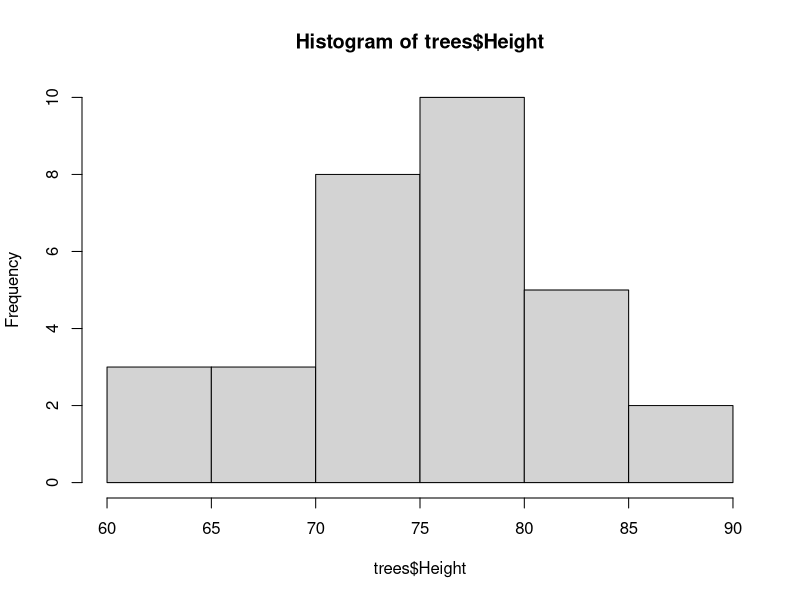
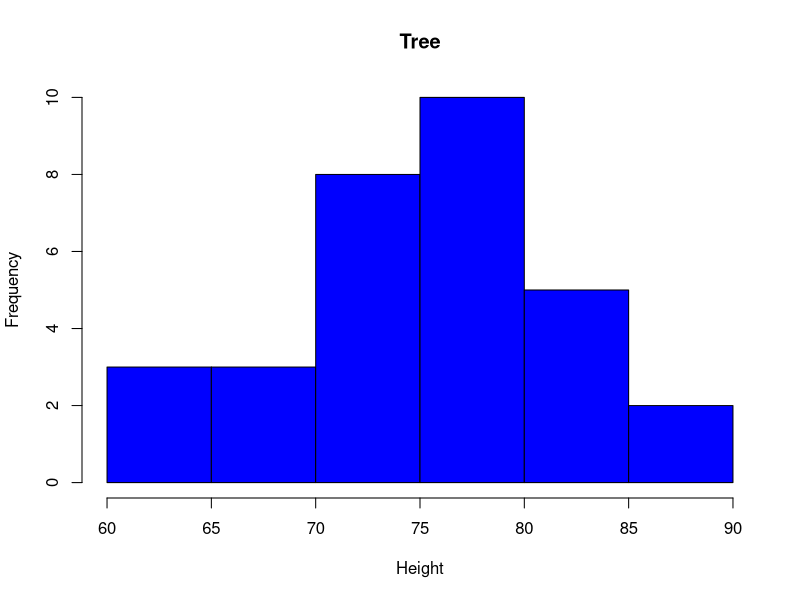
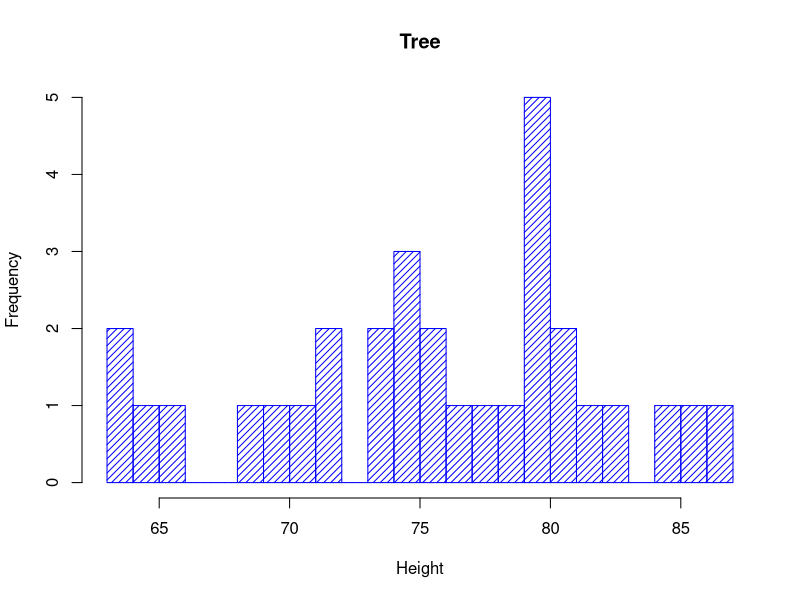
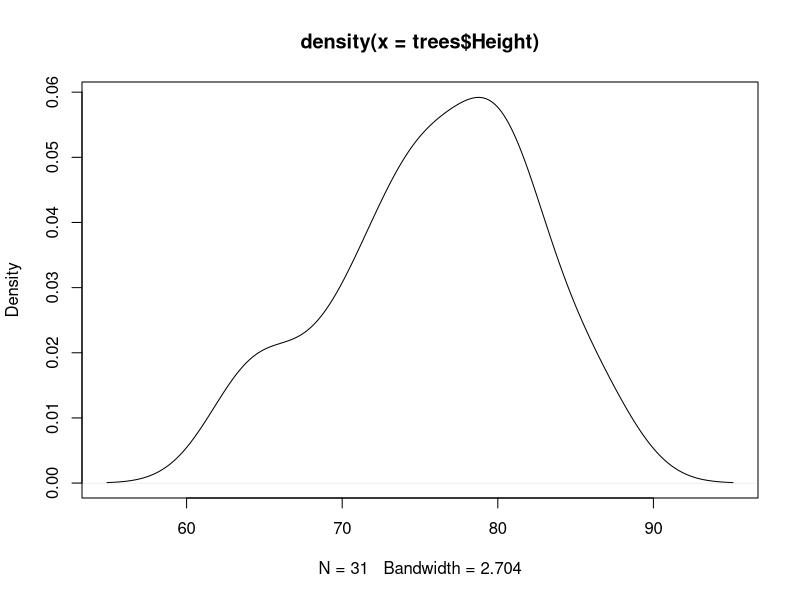
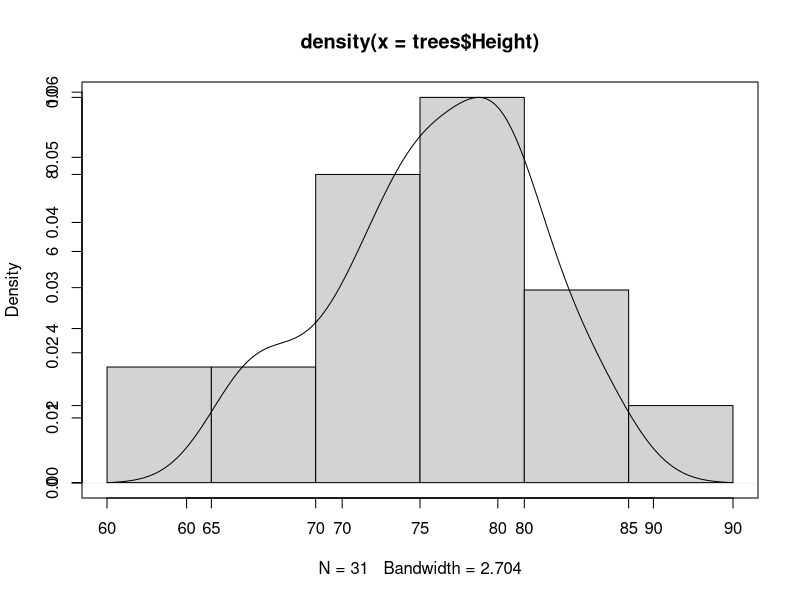
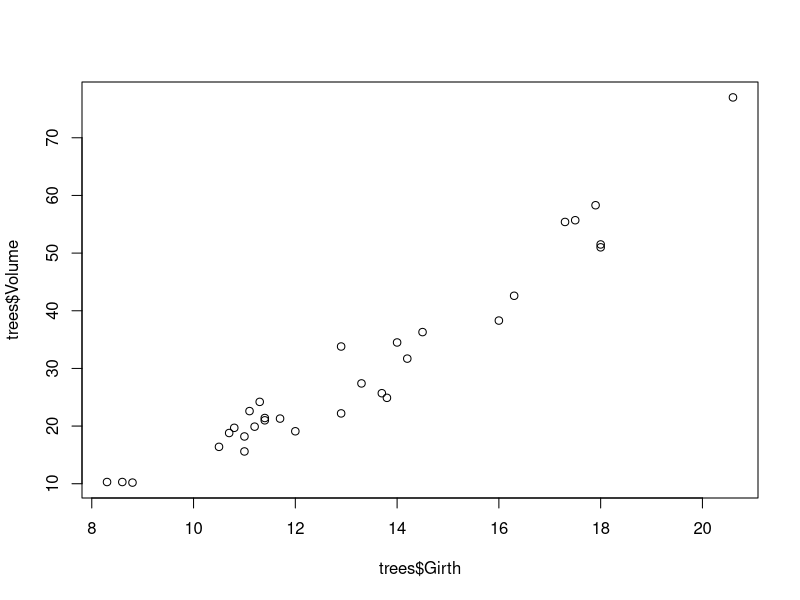
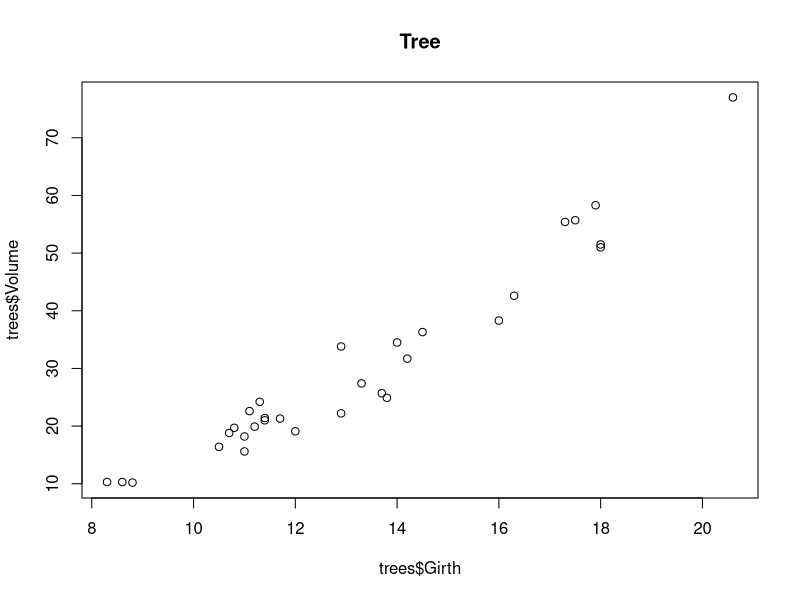
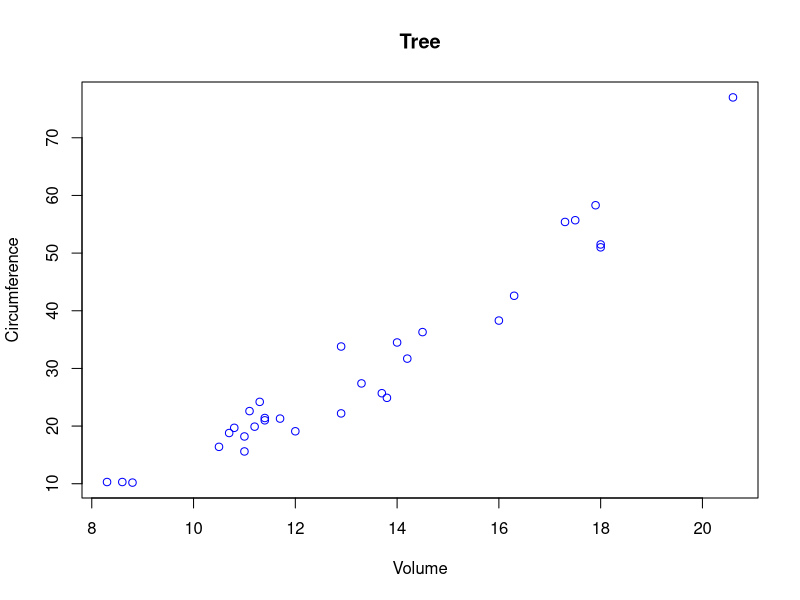

Generate these figures, in order, with R:
## ---- chunk 1
trees
hist( trees$Height)
hist( trees$Height,  main="Tree", ylab="Frequency",xlab="Height", col="blue")
hist( trees$Height,  main="Tree", ylab="Frequency",xlab="Height", col="blue",
      density=20, breaks=20    )# break to detail more the information
## ---- chunk 2
density = density(trees$Height)
plot(density)
## ---- chunk 3
#Execute with ctrl+shift+enter
hist(trees$Height, main=NULL, xlab=NULL, ylab = NULL)
par(new=TRUE)# overlap 
plot(density)
## ---- chunk 4
plot(trees$Girth, trees$Volume)
plot(trees$Girth, trees$Volume, main="Tree")
plot(trees$Girth, trees$Volume, ylab="Circumference", xlab="Volume", col="blue", main="Tree")
#pch change graphic elements
plot(trees$Girth, trees$Volume, ylab="Circumference", xlab="Volume", col="blue", main="Tree", pch=20)
## ---- chunk 5
plot(trees$Girth, trees$Volume, ylab="Circumference", xlab="Volume", col="blue", main="Tree", pch=20, type="l")
## ---- chunk 6
plot(jitter(trees$Girth), trees$Volume, ylab="Circumference", xlab="Volume", col="blue", main="Tree")
## ---- chunk 7
plot(CO2$conc, CO2$uptake,pch=20, col= CO2$Treatment)#col = to put a different color for each atribute 
#"bottom", "bottomleft", "left", "topleft", "top", "topright", "right" and "center"
legend("bottomright",legend=c("nonchilled","chilled"),cex=1, fill=c("black","red")) 
## ---- chunk 8
plot(trees)
## ---- chunk 9
#run with crtl+shift+enter
split.screen(figs=c(2,2))
screen(1)
plot(trees$Girth, trees$Volume)
screen(2)
plot(trees$Girth, trees$Height)
screen(3)
plot(trees$Height, trees$Volume)
screen(4)
hist(trees$Volume)
close.screen(all=TRUE)
